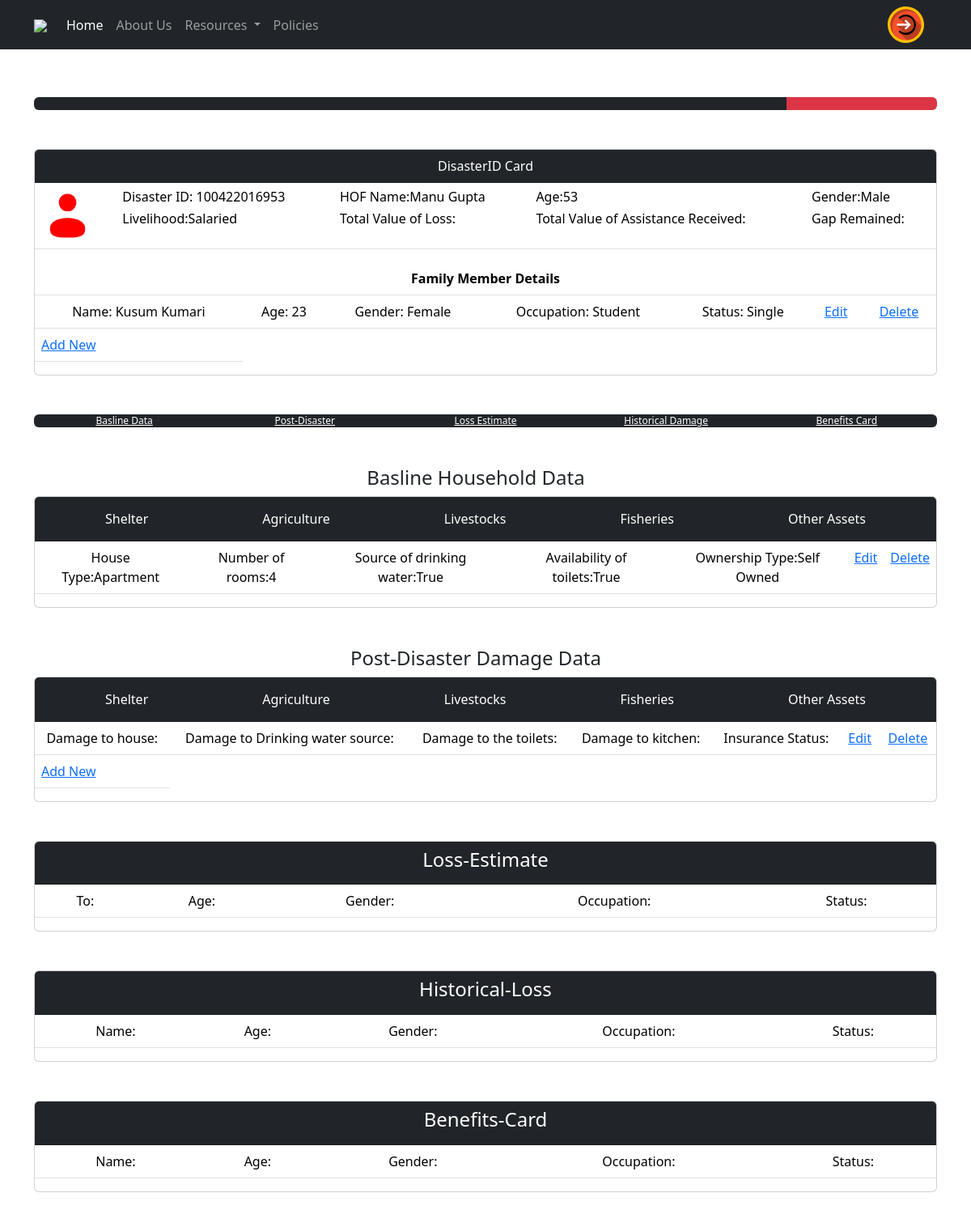
The page /user/profile/23/ on the database its author committed.
### DisasterID/models.py (models this page shows, shortened)
class UserProfile(models.Model):
    email = models.EmailField(unique=True, null=True)
    disaster_id = models.CharField(max_length=12, unique=True, null=True)
    password=models.CharField(max_length=18, null=True)

class BasicUserDetails(models.Model):
    user_profile = models.OneToOneField(UserProfile, on_delete=models.CASCADE)
    name = models.CharField(max_length=255, null=True)
    age=models.IntegerField(validators=[MinValueValidator(1),MaxValueValidator(120)], null=True)
    gender=models.CharField(max_length=20, null=True)
    livelihood=models.CharField(max_length=50, null=True)

### userProfile/models.py (models this page shows)
class FamilyMember(models.Model):
    GENDER_CHOICES = (
        ('Male', 'Male'),
        ('Female', 'Female'),
        ('Other', 'Other'),
    )
    OCCUPATION_CHOICES = (
        ('Student', 'Student'),
        ('Employed', 'Employed'),
        ('Unemployed', 'Unemployed'),
    )
    STATUS_CHOICES = (
        ('Single', 'Single'),
        ('Married', 'Married'),
        ('Divorced', 'Divorced'),
        ('Widowed', 'Widowed'),
    )
    user_profile = models.ForeignKey(UserProfile, on_delete=models.CASCADE)
    name = models.CharField(max_length=100)
    age = models.IntegerField()
    gender = models.CharField(max_length=50, choices=GENDER_CHOICES)
    occupation = models.CharField(max_length=50, choices=OCCUPATION_CHOICES)
    status = models.CharField(max_length=50, choices=STATUS_CHOICES)

class Shelter_Details(models.Model):
    HOUSE_TYPE_CHOICES = [
        ('Apartment', 'Apartment'),
        ('House', 'House'),
        ('Bungalow', 'Bungalow'),
        ('Cottage', 'Cottage'),
        ('Other', 'Other'),
    ]
    HOUSE_DAMAGE_CHOICES = [
        ('Self Owned', 'Self Owned'),
        ('Govt. Owned', 'Govt. Owned'),
        ('Rented', 'Rented'),
    ]
    TOILET_CHOICES = [
        (True, 'Yes'),
        (False, 'No'),
    ]
    DRINKING_WATER_CHOICES = [
        (True, 'Available'),
        (False, 'Not available'),
    ]
    user_profile = models.ForeignKey(UserProfile, on_delete=models.CASCADE)
    house_type = models.CharField(max_length=100, choices=HOUSE_TYPE_CHOICES)
    room_numbers = models.IntegerField()
    availability_of_toilets = models.BooleanField(choices=TOILET_CHOICES)
    drinking_water_source = models.BooleanField(choices=DRINKING_WATER_CHOICES)
    ownership_type = models.CharField(max_length=50, choices=HOUSE_DAMAGE_CHOICES)

### userProfile/views.py (the view)
# urls.py: path('user',include("userProfile.urls"))
def userProfile(requests, email_verification_id):
    email_verification = EmailVerification.objects.get(id=email_verification_id)
    basicdetails=BasicUserDetails.objects.get(user_profile_id=email_verification.user_profile.id)
    familyMembers=FamilyMember.objects.filter(user_profile_id=email_verification.user_profile.id)
    shelterdetails=Shelter_Details.objects.filter(user_profile_id=email_verification.user_profile.id)
    return render(requests, "userProfile/home.html", {
        "user_profile": email_verification.user_profile,
        "basicdetails":basicdetails,
        "familymembers":familyMembers,
        "shelterdetails":shelterdetails
    })

### userProfile/templates/userProfile/home.html (shortened to what this page needs)
{% extends "base.html" %}
{% load static %}
{% block content %}
<div class="container mt-5">
    <div class="progress">
        {% for _ in '12345' %}
        <div class="progress-bar bg-dark" style="width:20%"></div>
        {% endfor %}
        <div class="progress-bar bg-danger" style="width:20%"></div>
    </div>
</div>
<div class="container mt-5">
    <div class="row">
        <div class="col-md-12">
            <div class="card" >
                <div class="card-header bg-dark text-white" id="location-map-header" style="text-align:center;">DisasterID Card</div>
                <div class="card-body p-0">
                    <table class="table">
                        <tr>
                            <td>
                            </td>
                            <td>
                                <h6>Disaster ID: {{user_profile.disaster_id}}</h6>
                                <h6>Livelihood:{{basicdetails.livelihood}}</h6>
                            </td>
                            <td>
                                <h6>HOF Name:{{basicdetails.name}}</h6>
                                <h6>Total Value of Loss:</h6>
                            </td>
                            <td>
                                <h6>Age:{{basicdetails.age}}</h6>
                                <h6>Total Value of Assistance Received:</h6>
                            </td>
                            <td>
                                <h6>Gender:{{basicdetails.gender}}</h6>
                                <h6>Gap Remained:</h6>
                            </td>
                        </tr>
                    </table>
                    <table class="table" >
                        <tr>
                            <th class="text-center" colspan="7">Family Member Details</th>
                        </tr>
                        {% for member in familymembers %}
                        <tr>
                            <td class="text-center">Name: {{member.name}}</td>
                            <td class="text-center">Age: {{member.age}}</td>
                            <td class="text-center">Gender: {{member.gender}}</td>
                            <td class="text-center">Occupation: {{member.occupation}}</td>
                            <td class="text-center">Status: {{member.status}}</td>
                            <td class="text-center"><a href="{%url "edit-members-details" member.id %}">Edit</a></td>
                            <td class="text-center"><a href="#">Delete</a></td>
                        </tr>
                        {%endfor%}
                        <tr>
                            <td><a href="{%url "add-members" user_profile.id %}">Add New</a></td>
                        </tr>
                    </table>
                </div>
            </div>
        </div>
    </div>
</div>
<div class="container mt-5 fixed">
    <div class="progress">
        <div class="progress-bar bg-dark" style="width:20%">
          <a href="#pre-disaster" class="text-white">Basline Data</a>
        </div>
        <div class="progress-bar bg-dark" style="width:20%">
            <a href="#post-disaster" class="text-white">Post-Disaster</a>
        </div>
        <div class="progress-bar bg-dark" style="width:20%">
            <a href="#loss-estimate" class="text-white">Loss Estimate</a>
        </div>
        <div class="progress-bar bg-dark" style="width:20%">
            <a href="#historical-damage" class="text-white">Historical Damage</a>
        </div>
        <div class="progress-bar bg-dark" style="width:20%">
            <a href="#benefits-card" class="text-white">Benefits Card</a>
        </div>
      </div>
</div>
<div id="pre-disaster" class="container mt-5">
    <div class="row">
        <div class="row justify-content-center border-1">
            <h4 class="text-center">Basline Household Data</h4>
        </div>
        <div class="col-md-12">
            <div class="card" id="map-container">
                <div class="card-header bg-dark" id="location-map-header" style="text-align:center;">
                    <div class="row justify-content-center">
                        <div class="col-md-12 border-1">
                            <div class="btn-group btn-group-horizontal" role="group" style="width: 100%;">
                                <button type="button" class="btn btn-transparent text-white" >Shelter</button>
                                <button type="button" class="btn btn-transparent text-white" >Agriculture</button>
                                <button type="button" class="btn btn-transparent text-white" >Livestocks</button>
                                <button type="button" class="btn btn-transparent text-white" >Fisheries</button>
                                <button type="button" class="btn btn-transparent text-white" >Other Assets</button>
                            </div>
                        </div>
                    </div>
                </div>
                <div class="card-body p-0">
                    <table class="table table-hover" >
                        {% if shelterdetails %}
                        {% for shelter in shelterdetails %}
                        <tr>
                            <td class="text-center">House Type:{{shelter.house_type}}</td>
                            <td class="text-center">Number of rooms:{{shelter.room_numbers}}</td>
                            <td class="text-center">Source of drinking water:{{shelter.availability_of_toilets}}</td>
                            <td class="text-center">Availability of toilets:{{shelter.drinking_water_source}}</td>
                            <td class="text-center">Ownership Type:{{shelter.ownership_type}}</td>
                            <td class="text-center"><a href="#">Edit</a></td>
                            <td class="text-center"><a href="#">Delete</a></td>
                        </tr>
                        {%endfor%}
                        {%else%}
                        <tr>
                            <td><a href="{%url "add-shelterdetails" user_profile.id %}">Add New</a></td>
                        </tr>
                        {%endif%}
                    </table>
                </div>
            </div>
        </div>
    </div>
</div>
<div id="post-disaster" class="container mt-5">
    <div class="row">
        <div class="row justify-content-center border-1">
            <h4 class="text-center">Post-Disaster Damage Data</h4>
        </div>
        <div class="col-md-12">
            <div class="card" id="map-container">
                <div class="card-header bg-dark" id="location-map-header" style="text-align:center;">
                    <div class="row justify-content-center">
                        <div class="col-md-12 border-1">
                            <div class="btn-group btn-group-horizontal" role="group" style="width: 100%;">
                                <button type="button" class="btn btn-transparent text-white" >Shelter</button>
                                <button type="button" class="btn btn-transparent text-white" >Agriculture</button>
                                <button type="button" class="btn btn-transparent text-white" >Livestocks</button>
                                <button type="button" class="btn btn-transparent text-white" >Fisheries</button>
                                <button type="button" class="btn btn-transparent text-white" >Other Assets</button>
                            </div>
                        </div>
                    </div>
                </div>
                <div class="card-body p-0">
                    <table class="table table-hover" >
                        <tr>
                            <td class="text-center">Damage to house:</td>
                            <td class="text-center">Damage to Drinking water source:</td>
                            <td class="text-center">Damage to the toilets:</td>
                            <td class="text-center">Damage to kitchen:</td>
                            <td class="text-center">Insurance Status:</td>
                            <td class="text-center"><a href="#">Edit</a></td>
                            <td class="text-center"><a href="#">Delete</a></td>
                        </tr>
                        <tr>
                            <td><a href="#">Add New</a></td>
                        </tr>
                    </table>
                </div>
            </div>
        </div>
    </div>
</div>
<div id="loss-estimate" class="container mt-5">
    <div class="row">
        <div class="col-md-12">
            <div class="card" id="map-container">
                <div class="card-header bg-dark" id="location-map-header" style="text-align:center;">
                    <div class="row justify-content-center">
                        <h4 class="text-center text-white">Loss-Estimate</h4>
                    </div>
                </div>
                <div class="card-body p-0">
                    <table class="table table-hover" >
                        <tr>
                            <td class="text-center">To:</td>
                            <td class="text-center">Age:</td>
                            <td class="text-center">Gender:</td>
                            <td class="text-center">Occupation:</td>
                            <td class="text-center">Status:</td>
                        </tr>
                    </table>
                </div>
            </div>
        </div>
    </div>
</div>
<div id="historical-damage" class="container mt-5">
        <div class="row">
            <div class="col-md-12">
                <div class="card" id="map-container">
                    <div class="card-header bg-dark" id="location-map-header" style="text-align:center;">
                        <div class="row justify-content-center">
                            <h4 class="text-center text-white">Historical-Loss</h4>
                        </div>
                    </div>
                    <div class="card-body p-0">
                        <table class="table table-hover" >
                            <tr>
                                <td class="text-center">Name:</td>
                                <td class="text-center">Age:</td>
                                <td class="text-center">Gender:</td>
                                <td class="text-center">Occupation:</td>
                                <td class="text-center">Status:</td>
                            </tr>
                        </table>
                    </div>
                </div>
            </div>
        </div>
    </div>
<div id="benefits-card" class="container mt-5 mb-5">
        <div class="row">
            <div class="col-md-12">
                <div class="card" id="map-container">
                    <div class="card-header bg-dark" id="location-map-header" style="text-align:center;">
                        <div class="row justify-content-center">
                            <h4 class="text-center text-white">Benefits-Card</h4>
                        </div>
                    </div>
                    <div class="card-body p-0">
                        <table class="table table-hover" >
                            <tr>
                                <td class="text-center">Name:</td>
                                <td class="text-center">Age:</td>
                                <td class="text-center">Gender:</td>
                                <td class="text-center">Occupation:</td>
                                <td class="text-center">Status:</td>
                            </tr>
                        </table>
                    </div>
                </div>
            </div>
        </div>
    </div>
{% endblock %}

### userProfile/templates/userProfile/home.html (style rules this page uses)
.btn-transparent { border-radius: 20px; }

### rows shown on the page
UserProfile: disaster_id "100422016953"
BasicUserDetails: livelihood "Salaried", name "Manu Gupta", age "53", gender "Male"
FamilyMember: name "Kusum Kumari", age "23", gender "Female", occupation "Student", status "Single"
Shelter_Details: house_type "Apartment", room_numbers "4", availability_of_toilets "True", drinking_water_source "True", ownership_type "Self Owned"
